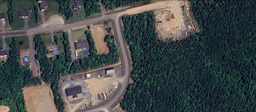
#> input picture data/campuran3.png, 256 x 112 px, shrunk from 1920 x 838 before the run; its folder holds only this picture in this run
$ python evaluate_metrics.py   (older library calls are emulated)
#> lines starting #> are read from the running program, lines starting #| are printed output that depends on the picture; after the words box and inside, x2 and y2 are one past the last pixel; in counts of white or black regions, pixels touching at a corner belong together
### src/tree_detection_pipeline.py
"""
Tree Crown Detection and Mapping from Satellite/Aerial Imagery
Using Classical Computer Vision Techniques

Domain: Environmental Monitoring - Forest Area Segmentation and Tree Detection
Course: CT103-3-M-IPCV - Image Processing & Computer Vision
University: Asia Pacific University of Technology & Innovation

This pipeline implements a complete classical CV system for detecting,
segmenting, and recognising individual tree crowns from multispectral
satellite imagery (e.g., Sentinel-2, WorldView-3, or aerial RGB+NIR).

Pipeline Stages:
    1. Preprocessing  - Band selection, NDVI computation, enhancement, denoising
    2. Segmentation   - NDVI thresholding, K-means clustering, Watershed
    3. Feature Extraction - Shape descriptors, GLCM texture, edge features
    4. Recognition    - Rule-based classifier combining colour, texture, shape
    5. Post-processing - Morphological refinement, connected components, counting
"""

import os
import sys
import warnings
import numpy as np
import cv2
import matplotlib
matplotlib.use("Agg")
import matplotlib.pyplot as plt
from skimage import morphology, measure, filters, segmentation
from skimage.feature import graycomatrix, graycoprops, peak_local_max
from sklearn.cluster import KMeans
from scipy import ndimage

warnings.filterwarnings("ignore")

# ---------------------------------------------------------------------------
# Configuration
# ---------------------------------------------------------------------------
OUTPUT_DIR = os.path.join(os.path.dirname(os.path.dirname(__file__)), "output")
os.makedirs(OUTPUT_DIR, exist_ok=True)


# ===================================================================
# STAGE 1: PREPROCESSING
# ===================================================================

def load_image(path):
    """
    Load a satellite/aerial image.
    Supports standard RGB (.jpg, .png, .tif) and 4-band images
    where the 4th channel is NIR.

    Returns
    -------
    rgb : ndarray (H, W, 3) uint8 BGR
    nir : ndarray (H, W) float32 or None
    """
#> called with path = 'data/campuran3.png'
    img = cv2.imread(path, cv2.IMREAD_UNCHANGED)
#> img is the input picture: shape (112, 256, 4); mean B, G, R, A 73.6, 73.2, 66.9, 255
    if img is None:
        raise FileNotFoundError(f"Cannot load image: {path}")

    if img.ndim == 2:
        rgb = cv2.cvtColor(img, cv2.COLOR_GRAY2BGR)
        nir = None
    elif img.shape[2] == 4:
        # Check if 4th channel is alpha (all 0 or 255) or real NIR data
        ch4 = img[:, :, 3]
#> ch4: shape (112, 256); every value is 255
        unique_vals = len(np.unique(ch4))
#> unique_vals = 1
        if unique_vals <= 3:
            # Likely alpha channel (PNG transparency) - discard it
            rgb = img[:, :, :3].copy()
            nir = None
            print("[Load] 4th channel detected as alpha (transparency) - ignored.")
        else:
            # Real NIR band with varied values
            rgb = img[:, :, :3].copy()
            nir = ch4.astype(np.float32)
    else:
        rgb = img[:, :, :3].copy()
        nir = None

    print(f"[Load] Image shape: {rgb.shape}, NIR available: {nir is not None}")
#| [Load] Image shape: (112, 256, 3), NIR available: False
    return rgb, nir


def compute_ndvi(rgb, nir):
    """
    Compute Normalised Difference Vegetation Index.

    NDVI = (NIR - Red) / (NIR + Red)

    When NIR is unavailable a proxy Excess Green Index (ExG) is used:
        ExG = 2*g_norm - r_norm - b_norm
    where g_norm = G / (R+G+B) (Tucker, 1979).
    """
    if nir is not None:
        red = rgb[:, :, 2].astype(np.float32)
        nir_f = nir.astype(np.float32)
        denom = nir_f + red + 1e-10
        ndvi = (nir_f - red) / denom
        print("[NDVI] Computed true NDVI from NIR and Red bands.")
    else:
        b, g, r = (rgb[:, :, i].astype(np.float32) for i in range(3))
        total = b + g + r + 1e-10
        ndvi = 2.0 * (g / total) - (r / total) - (b / total)
        ndvi = (ndvi - ndvi.min()) / (ndvi.max() - ndvi.min() + 1e-10)
        print("[NDVI] No NIR band - computed Excess Green Index as proxy.")

    return ndvi.astype(np.float32)


def enhance_contrast(image, clip_limit=3.0, tile_size=8):
    """
    Contrast Limited Adaptive Histogram Equalisation (CLAHE).

    Operates on tiles to improve local contrast without
    over-amplifying noise (Zuiderveld, 1994).
    """
    clahe = cv2.createCLAHE(clipLimit=clip_limit,
                             tileGridSize=(tile_size, tile_size))
    if image.ndim == 3:
        lab = cv2.cvtColor(image, cv2.COLOR_BGR2LAB)
        lab[:, :, 0] = clahe.apply(lab[:, :, 0])
        enhanced = cv2.cvtColor(lab, cv2.COLOR_LAB2BGR)
    else:
        enhanced = clahe.apply(image)
    print(f"[Enhance] CLAHE applied (clip={clip_limit}, tile={tile_size}).")
    return enhanced


def denoise(image, ksize=5, sigma=1.0):
    """
    Gaussian blur for speckle / sensor noise suppression
    (Gonzalez & Woods, 2018).
    """
    smoothed = cv2.GaussianBlur(image, (ksize, ksize), sigma)
    print(f"[Denoise] Gaussian blur (kernel={ksize}, sigma={sigma}).")
    return smoothed


def compute_texture_map(gray, ksize=15):
    """
    Compute local texture roughness using standard deviation filter.

    Trees have rough canopy texture (high local std), while grass
    and smooth surfaces have low local std (Haralick et al., 1973).
    """
    gray_f = gray.astype(np.float64)
    mean = cv2.blur(gray_f, (ksize, ksize))
    sqmean = cv2.blur(gray_f ** 2, (ksize, ksize))
    variance = np.maximum(sqmean - mean ** 2, 0)
    std_map = np.sqrt(variance).astype(np.float32)
    print(f"[Texture] Local std map computed (kernel={ksize}), "
          f"range=[{std_map.min():.1f}, {std_map.max():.1f}]")
    return std_map


def create_exclusion_mask(rgb_original):
    """
    Create a combined exclusion mask from the ORIGINAL image
    (before CLAHE) to detect shadows, water, and soil.

    IMPORTANT: This must use the original image, NOT the CLAHE-enhanced
    image, because CLAHE brightens dark pixels (shadows become lighter
    and may pass green filters incorrectly).

    Exclusion categories:
        1. Shadows: very dark pixels (V < 50 in HSV)
        2. Water/lakes: dark blue-black pixels (low V, low saturation
           or blue-shifted hue)
        3. Soil/bare ground: brown/tan pixels (hue 5-25, moderate sat)
    """
    hsv_orig = cv2.cvtColor(rgb_original, cv2.COLOR_BGR2HSV)
#> hsv_orig: shape (112, 256, 3); mean H, S, V 84.3, 87.8, 82.2
    h, s, v = hsv_orig[:, :, 0], hsv_orig[:, :, 1], hsv_orig[:, :, 2]
    b_ch, g_ch, r_ch = (rgb_original[:, :, i].astype(np.float32)
                         for i in range(3))

    # 1. Shadow mask: ONLY very dark pixels (V < 30)
    #    Dark green trees can have V=30-70, so threshold must be low
    shadow = v < 30
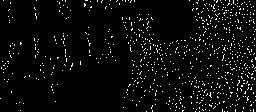
#> shadow: shape (112, 256) bool; 4.1% white in thin lines or dots
    print(f"[Exclude] Shadow (V<30): {np.sum(shadow)/shadow.size*100:.1f}%")
#| [Exclude] Shadow (V<30): 4.1%

    # 2. Water mask: ONLY clearly blue/black water bodies
    #    Lakes = blue channel significantly dominates green+red, very dark
    #    Must be very strict: dark green trees can have blue close to green
    blue_ratio = b_ch / (g_ch + 1)
    water = ((blue_ratio > 1.4) & (v < 60) & (b_ch > r_ch * 1.2))
#> water: shape (112, 256) bool; 3.1% white in thin lines or dots
    # Extremely dark near-black pixels (true voids, not dark trees)
    void = (v < 15) & (s < 30)
#> void: shape (112, 256) bool; 0.01% white in thin lines or dots, all inside (x1, y1, x2, y2) = (126, 40, 178, 93)
    water = water | void
#> water: shape (112, 256) bool; 3.1% white in thin lines or dots
    print(f"[Exclude] Water/void: {np.sum(water)/water.size*100:.1f}%")
#| [Exclude] Water/void: 3.1%

    # 3. Soil/brown mask: hue in brown range AND clearly not green
    #    Brown in HSV: hue ~5-22 (orange-brown), must have saturation
    brown = ((h >= 5) & (h <= 22) & (s > 40) & (s < 200) &
             (v > 50) & (v < 200))
#> brown: shape (112, 256) bool; 12.8% white; 70 white regions (54 under 20 px), largest, box (x1, y1, x2, y2) and area: (104, 0, 199, 40) 1202, (22, 80, 58, 112) 803, (60, 74, 117, 112) 470
    # Lighter tan/beige bare ground
    tan = ((h >= 15) & (h <= 28) & (s > 20) & (s < 80) &
           (v > 140))
#> tan: shape (112, 256) bool; 1.6% white in thin lines or dots, all inside (x1, y1, x2, y2) = (3, 0, 194, 112)
    soil = brown | tan
#> soil: shape (112, 256) bool; 13.3% white; 68 white regions (52 under 20 px), largest, box (x1, y1, x2, y2) and area: (104, 0, 199, 40) 1296, (22, 80, 58, 112) 803, (60, 74, 117, 112) 507
    print(f"[Exclude] Soil/brown: {np.sum(soil)/soil.size*100:.1f}%")
#| [Exclude] Soil/brown: 13.3%

    exclusion = shadow | water | soil
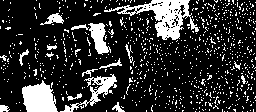
#> exclusion: shape (112, 256) bool; 19% white; 792 white regions (774 under 20 px), largest, box (x1, y1, x2, y2) and area: (104, 0, 199, 40) 1298, (22, 80, 58, 112) 817, (60, 74, 117, 112) 507
    total_pct = np.sum(exclusion) / exclusion.size * 100
#> total_pct = 18.96
    print(f"[Exclude] Total excluded: {total_pct:.1f}%")
#| [Exclude] Total excluded: 19.0%

    return exclusion


def preprocess(rgb, nir):
    """
    Full preprocessing: exclusion mask (from original), CLAHE enhancement,
    Gaussian denoising, NDVI computation, HSV conversion, texture map.
    """
    print("\n" + "=" * 60)
    print("STAGE 1: PREPROCESSING")
    print("=" * 60)

    # Create exclusion mask from ORIGINAL image (before CLAHE)
    exclusion_mask = create_exclusion_mask(rgb)

    # Then apply contrast enhancement
    enhanced = enhance_contrast(rgb, clip_limit=2.0)  # reduced from 3.0
    enhanced = denoise(enhanced)
    ndvi = compute_ndvi(enhanced, nir)
#> in compute_ndvi, `ndvi = 2.0 * (g / total) - (r / total) - (b / total)`:
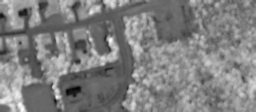
#> ndvi: shape (112, 256) float32; min -0.172, max 0.236, mean 0.0328; drawn with min black and max white
    hsv = cv2.cvtColor(enhanced, cv2.COLOR_BGR2HSV)
#> hsv: shape (112, 256, 3); mean H, S, V 83.5, 58.1, 116.3
    gray = cv2.cvtColor(enhanced, cv2.COLOR_BGR2GRAY)
    texture_map = compute_texture_map(gray)
#> in compute_texture_map, `mean = cv2.blur(gray_f, (ksize, ksize))`:
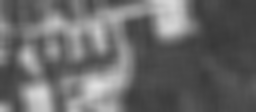
#> mean: shape (112, 256) float64; min 55.96, max 224.1, mean 105.8
#> in compute_texture_map, `variance = np.maximum(sqmean - mean ** 2, 0)`:
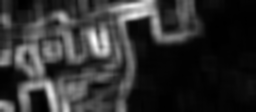
#> variance: shape (112, 256) float64; min 24.99, max 5609.3, mean 1108.1; drawn with min black and max white
#> in compute_texture_map, `std_map = np.sqrt(variance).astype(np.float32)`:
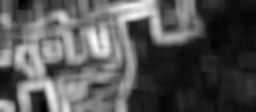
#> std_map: shape (112, 256) float32; min 5, max 74.9, mean 28.6; drawn with min black and max white
#| [Texture] Local std map computed (kernel=15), range=[5.0, 74.9]
    return enhanced, ndvi, hsv, texture_map, exclusion_mask


# ===================================================================
# STAGE 2: SEGMENTATION
# ===================================================================

def threshold_ndvi(ndvi, method="otsu"):
    """
    Segment vegetation via NDVI thresholding.

    Otsu's method (Otsu, 1979) automatically finds the optimal
    threshold by minimising intra-class variance.
    """
#> called with method = 'otsu'
    ndvi_u8 = ((ndvi - ndvi.min()) /
               (ndvi.max() - ndvi.min() + 1e-10) * 255).astype(np.uint8)

    if method == "otsu":
        tval, binary = cv2.threshold(
            ndvi_u8, 0, 255, cv2.THRESH_BINARY + cv2.THRESH_OTSU)
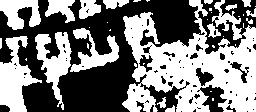
#> binary: shape (112, 256); 48.8% white; 38 white regions (21 under 20 px), largest, box (x1, y1, x2, y2) and area: (122, 0, 256, 112) 8172, (0, 36, 42, 112) 1555, (35, 32, 72, 110) 1252
#> tval = 128
        tval /= 255.0
#> tval = 0.502
#> (the rest of the program and of its run is left out)
